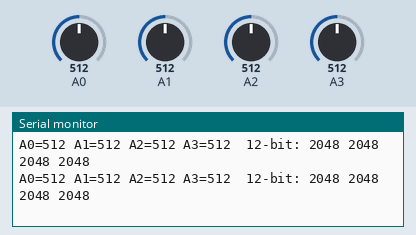
Recording of a sketch running on a simulated Arduino Zero (SAMD21). Parts: the last lines printed to the serial monitor. The inputs (shaded band) are chosen by the test bench; at power-on: A0 = 512, A1 = 512, A2 = 512, A3 = 512 (analog values on the 0–1023 scale).

Above: at 1.2 s.
1.3 s: A0 set to 716
At 2.6 s:
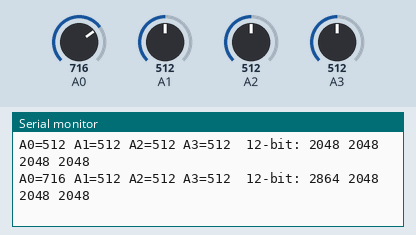
2.8 s: A1 set to 716
At 3.8 s:
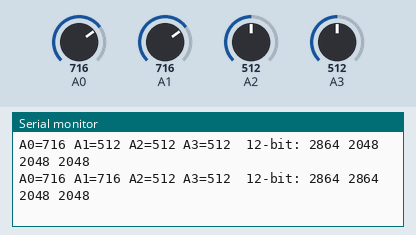
4.3 s: A2 set to 716
At 5.6 s:
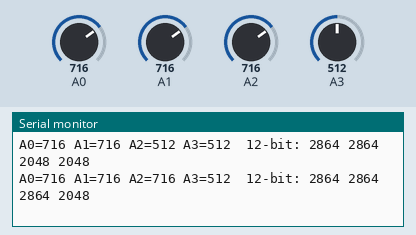
5.8 s: A3 set to 716
At 6.4 s:
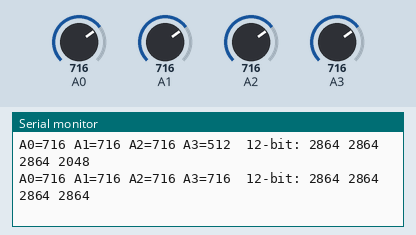
7.3 s: A0 set to 992
At 8.6 s:
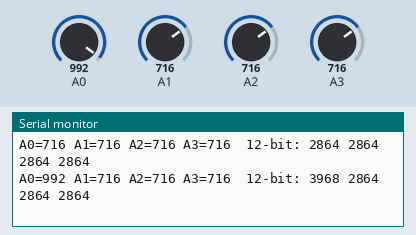
8.8 s: A1 set to 992
At 9.8 s:
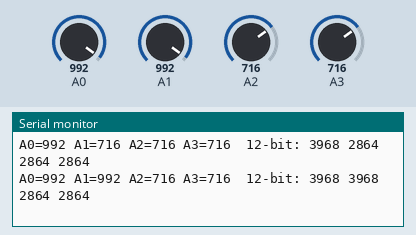
Timing chart, 0 to 11.3 s (numbered marks = the images above; inputs shaded):
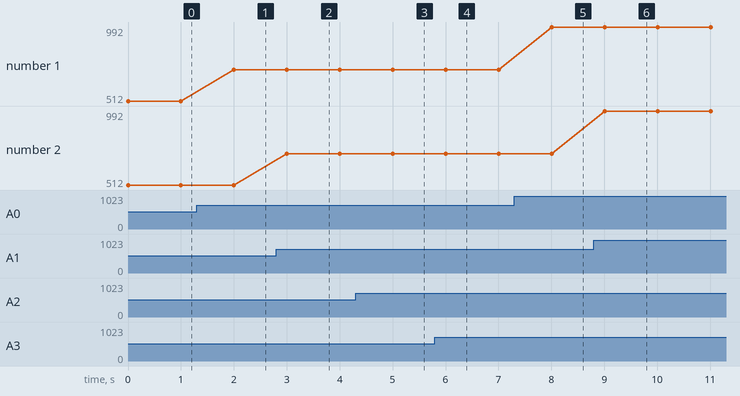

The sketch:

AnalogRead.ino
```cpp
// Print A0-A3 once a second on the USB serial port: 10-bit (0-1023, the default) and
// 12-bit (the ADC's full resolution). Full scale is IOREF (5 V or 3.3 V, set by J9).
void setup() { Serial.begin(115200); }

void loop() {
    analogReadResolution(10);
    for (int pin = A0; pin <= A3; pin++) {
        Serial.print("A");
        Serial.print(pin - A0);
        Serial.print("=");
        Serial.print(analogRead(pin));
        Serial.print(" ");
    }
    analogReadResolution(12);
    Serial.print(" 12-bit:");
    for (int pin = A0; pin <= A3; pin++) {
        Serial.print(" ");
        Serial.print(analogRead(pin));
    }
    Serial.println();
    delay(1000);
}
```

Measured:
- after the input at 1.3 s, the serial monitor: prints a new line after 0.70 s (image 1)
- after the input at 2.8 s, the serial monitor: prints a new line after 0.20 s (image 2)
- after the input at 4.3 s, the serial monitor: prints a new line after 0.71 s (image 3)
- after the input at 5.8 s, the serial monitor: prints a new line after 0.21 s (image 4)
- after the input at 7.3 s, the serial monitor: prints a new line after 0.71 s (image 5)
- after the input at 8.8 s, the serial monitor: prints a new line after 0.21 s (image 6)
- plotted number 1: 512 → 716 after the input at 1.3 s, 716 → 992 after the input at 7.3 s
